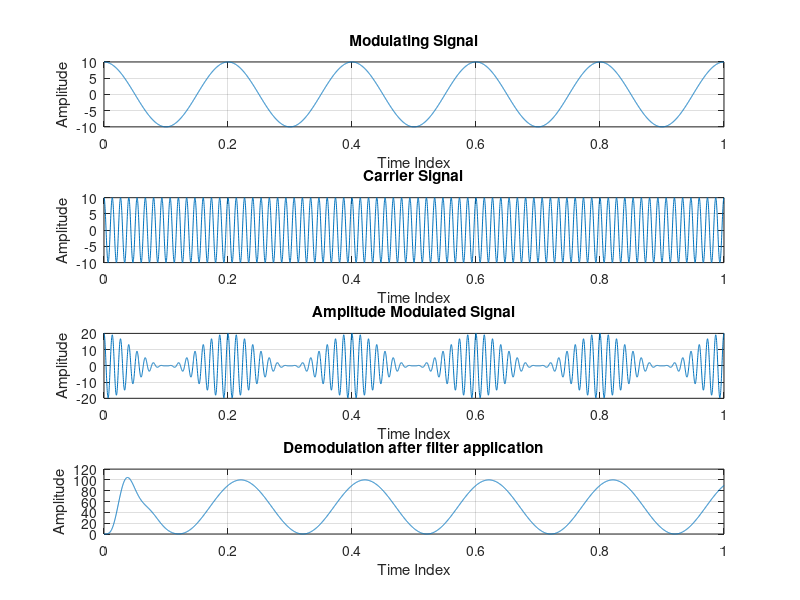

Here is the MATLAB script that generated this plot:
clc;
close all;
clear all;

% Modulating index
m_critical = 1; %critical
m_over = 1.5; %over
m_under = 0.5; %under 

% Amplitude of modulating signal
Am = 10; 

% Frequency of modulating signal (Hz)
fm = 5; 

% Time period of modulating signal (s)
Ta = 1/fm; 
t = 0:(Ta/1000):1;

% Modulating signal
ym = Am*cos(2*pi*fm*t);
figure(1)
subplot(4,1,1)
plot(t,ym)
grid on;
xlabel('Time Index')
ylabel('Amplitude')
title('Modulating Signal')

% Relation between Am/Cm and fc/fa
Ac = Am/m_critical; %CHANGE IN MODULATING INDEX
fc = fm*15; %carrier and message signal frequency relation
Tc = 1/fc;

% Carrier signal
yc = Ac*cos(2*pi*fc*t);
subplot(4,1,2)
plot(t,yc)
grid on;
xlabel('Time Index')
ylabel('Amplitude')
title('Carrier Signal')

% Amplitude Modulation
y_mod = (Ac+ym).*cos(2*pi*fc*t);
subplot(4,1,3)
plot(t,y_mod)
grid on;
xlabel('Time Index')
ylabel('Amplitude')
title('Amplitude Modulated Signal')


%Amplitude Demodulation
y_demo = y_mod.*yc;
[b,a] = butter(5,0.01);
y_demo_filtered = filter(b,a,y_demo);
subplot(4,1,4)
plot(t,y_demo_filtered);
grid on;
xlabel('Time Index')
ylabel('Amplitude')
title('Demodulation after filter application')